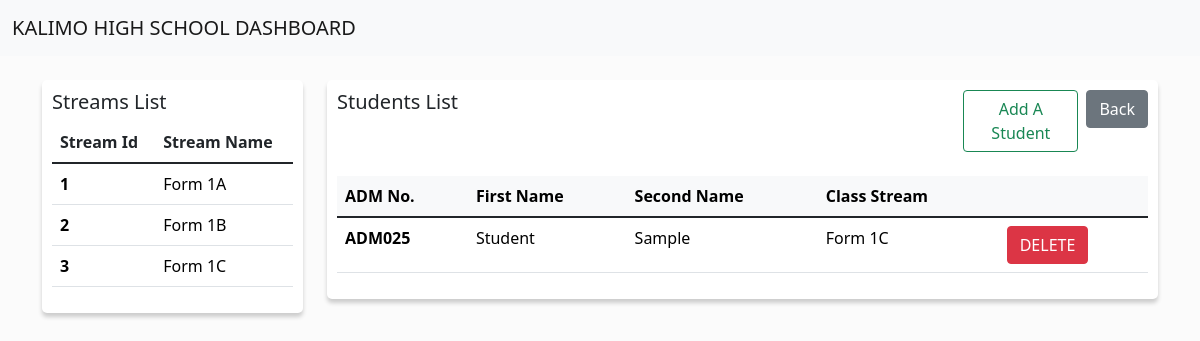
/stream/3/details, run on the app's committed database.
### kilimoapp/models.py (models this page shows, shortened)
class Stream(models.Model):
    stream_name = models.CharField(max_length=100)
    @classmethod
    def get_allStreams(cls):
        streams = cls.objects.all().order_by('id')
        return streams

class Student(models.Model):
    first_name = models.CharField(max_length=100)
    second_name = models.CharField(max_length=100)
    adm_no = models.CharField(max_length=100)
    age = models.PositiveIntegerField()
    mystream = models.ForeignKey(Stream, null=True, on_delete= models.SET_NULL)

### kilimoapp/views.py (the view)
# urls.py: re_path('^stream/(?P<stream_id>[0-9]{1,2})/details$', views.stream_view, name='streamView'),
def stream_view(request,stream_id):
    try :
        stream = Stream.objects.filter(id=stream_id).first()
        title = stream.stream_name + " Details"
    except ObjectDoesNotExist:
        return redirect('home')
    students = Student.objects.filter(mystream=stream_id)
    all_streams = Stream.get_allStreams
    context = {
        "title":title,
        "students":students,
        "main_stream":stream_id,
        "streams":all_streams
    }
    return render(request, 'stream_details.html', context)

### kilimoapp/templates/stream_details.html (shortened to what this page needs)
<!DOCTYPE html>
<html>
    <head>
        <link href="https://cdn.jsdelivr.net/npm/bootstrap@5.1.3/dist/css/bootstrap.min.css" rel="stylesheet">
        <link rel="stylesheet" href="https://cdnjs.cloudflare.com/ajax/libs/toastr.js/2.1.4/toastr.css" />
    </head>
    <body onunload="" style="background: #fbfbfb;">
        <nav class="navbar navbar-expand-lg navbar-light bg-light">
            <div class="container-fluid">
                <a class="navbar-brand" href="#">KALIMO HIGH SCHOOL DASHBOARD</a>
            </div>
        </nav>
        <div class="container">
            <br>
            <div class="row">
                <div class="col-lg-3">
                    <div class="container" style="background: white;border-radius:5px; padding: 10px;box-shadow: 0px 4px 4px #0000002f;">
                        <h5>Streams List</h5>
                        <table class="table table-hover">
                            <thead>
                            <tr>
                                <th scope="col">Stream Id</th>
                                <th scope="col">Stream Name</th>
                            </tr>
                            </thead>
                            <tbody>
                                {% for stream in streams %}
                                    {% if stream.id == stream_id %}
                                        <tr>
                                            <th scope="row"><a href="{% url 'streamView' stream.id %}" style="color: gray !important;">{{stream.id}}</a></th>
                                            <td><a href="{% url 'streamView' stream.id %}" style="color: gray !important;">{{stream.stream_name}}</a></td>
                                        </tr>
                                    {% else %}
                                        <tr>
                                            <th scope="row"><a href="{% url 'streamView' stream.id %}">{{stream.id}}</a></th>
                                            <td><a href="{% url 'streamView' stream.id %}">{{stream.stream_name}}</a></td>
                                        </tr>
                                    {% endif %}
                                {% endfor%}
                            </tbody>
                        </table>
                    </div>
                </div>
                <div class="col-lg-9">
                    <div class="container" style="background: white;border-radius:5px; box-shadow: 0px 4px 4px #0000002f; padding: 10px;">
                        <div class="row">
                            <div class="col">
                                <h5>Students List</h5>
                            </div>
                            <div class="col-2">
                                <a href="{% url 'new_student' %}" style="float:right"><button class="btn btn-outline-success">Add A Student</button></a>
                            </div>
                            <div class="col-1">
                                <a href="{% url 'home' %}" style="float:right"><button class="btn btn-secondary">Back</button></a>
                            </div>
                        </div>
                        <br>
                        <div class="table-responsive" >
                            <table class="table table-hover">
                                <thead class="table-light">
                                    <tr>
                                        <th scope="col">ADM No.</th>
                                        <th scope="col">First Name</th>
                                        <th scope="col">Second Name</th>
                                        <th scope="col">Class Stream</th>
                                        <th scope="col">
                                        </th>
                                    </tr>
                                </thead>
                                <tbody>
                                    {% for student in students %}
                                        <tr class="student-row">
                                            <th scope="row"><a href="{% url 'studentDetails' student.id %}">{{student.adm_no}}</a></th>
                                            <td><a href="{% url 'studentDetails' student.id %}">{{student.first_name}}</a></td>
                                            <td><a href="{% url 'studentDetails' student.id %}">{{student.second_name}}</a></td>
                                            <td><a href="{% url 'studentDetails' student.id %}">{{student.mystream.stream_name}}</a></td>
                                            <td>
                                                <a href="{% url 'studentDetailsDelete' student.id %}"><button class="btn btn-danger"> DELETE</button></a>
                                            </td>
                                        </tr>
                                    {% endfor%}
                                </tbody>
                            </table>
                        </div>
                    </div>
                </div>
            </div>
            <br><br>
        </div>
    </body>
</html>

### kilimoapp/templates/stream_details.html (style rules this page uses)
a { text-decoration:none; color: black; }

### data on the page
Stream: id "1", stream_name "Form 1A"
Stream: id "2", stream_name "Form 1B"
Stream: id "3", stream_name "Form 1C"
Student: adm_no "ADM025", first_name "Student", second_name "Sample", mystream.stream_name "Form 1C"
